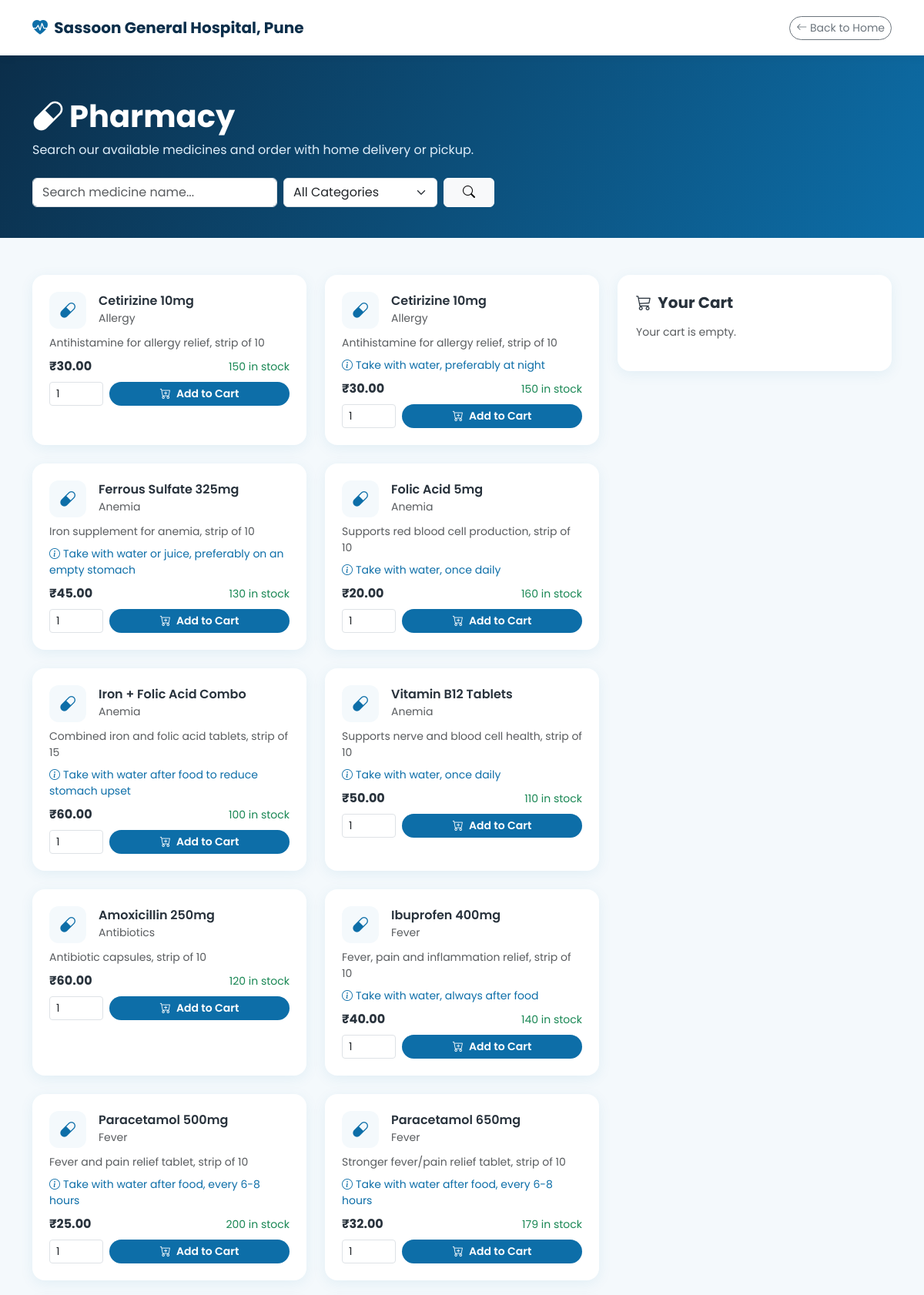
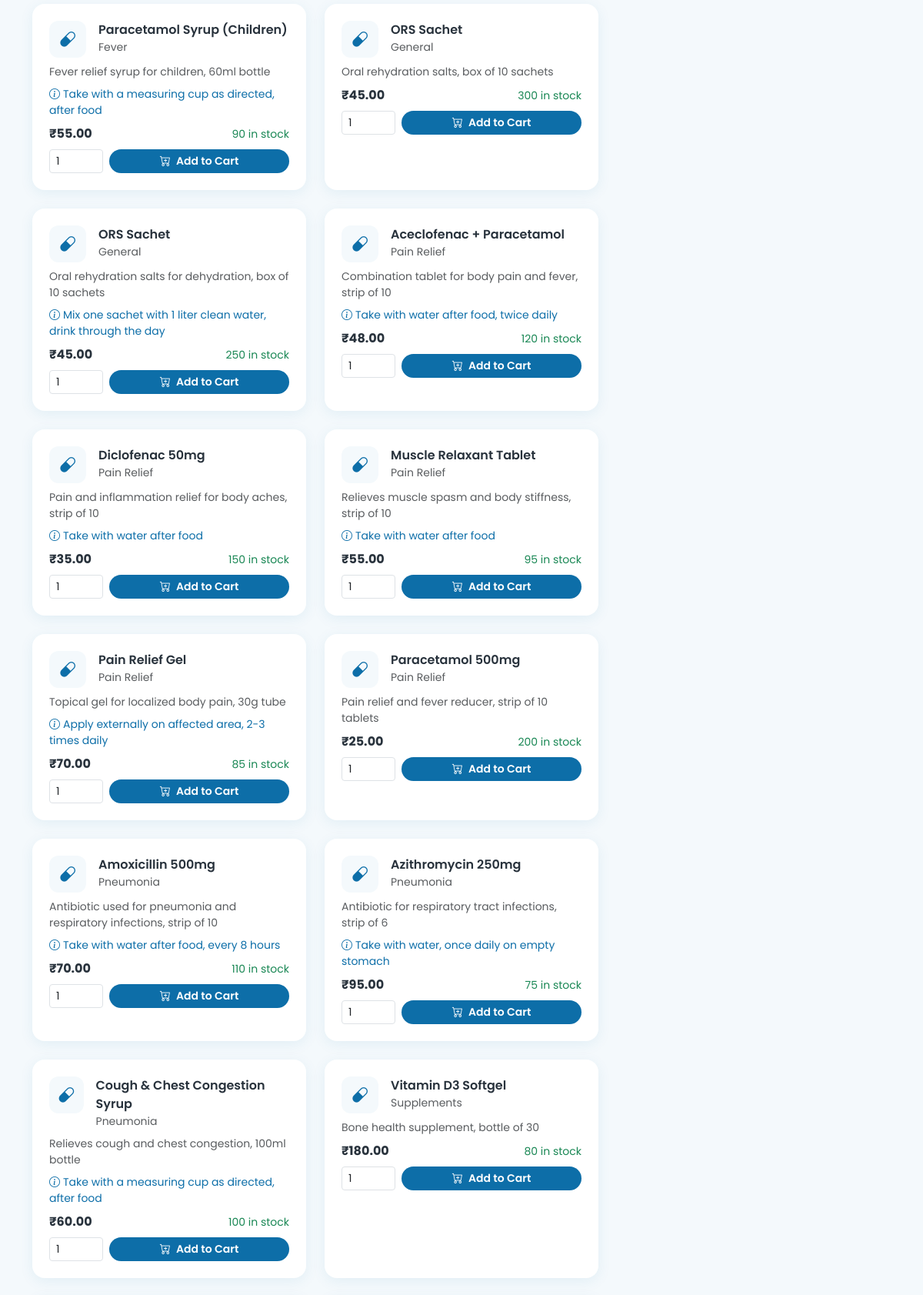
The page /pharmacy.php (upper part) on the database its author committed (2 pictures, top to bottom).
### tables this page shows
CREATE TABLE `medicines` (
  `id` int(10) UNSIGNED NOT NULL,
  `name` varchar(150) NOT NULL,
  `description` varchar(255) DEFAULT NULL,
  `dosage_instructions` varchar(150) DEFAULT NULL,
  `category` varchar(100) DEFAULT NULL,
  `price` decimal(10,2) NOT NULL,
  `stock_qty` int(10) UNSIGNED NOT NULL DEFAULT 0,
  `is_active` tinyint(1) NOT NULL DEFAULT 1,
  `created_at` timestamp NOT NULL DEFAULT current_timestamp()
);

### pharmacy.php (the view, shortened to what this page needs)
<?php
$query    = trim($_GET['q'] ?? '');
$category = trim($_GET['category'] ?? '');
$medicines = [];
try {
    $pdo = getDbConnection();
    $sql = 'SELECT * FROM medicines WHERE is_active = 1';
    $params = [];
    $sql .= ' ORDER BY category ASC, name ASC';
    $stmt = $pdo->prepare($sql);
    $stmt->execute($params);
    $medicines = $stmt->fetchAll();
} catch (Throwable $e) {
}
$cartItems = [];
?>
<!DOCTYPE html>
<html lang="en">
<head>
<link href="https://cdn.jsdelivr.net/npm/bootstrap@5.3.3/dist/css/bootstrap.min.css" rel="stylesheet">
<link rel="stylesheet" href="https://cdn.jsdelivr.net/npm/bootstrap-icons@1.11.3/font/bootstrap-icons.css">
</head>
<body>
<nav class="navbar navbar-expand-lg sticky-top py-3">
  <div class="container">
    <a class="navbar-brand" href="index.php"><i class="bi bi-heart-pulse-fill me-1"></i> <?= htmlspecialchars(HOSPITAL_NAME) ?></a>
    <a href="index.php" class="btn btn-outline-secondary rounded-pill btn-sm"><i class="bi bi-arrow-left"></i> Back to Home</a>
  </div>
</nav>
<header class="page-header">
  <div class="container">
    <h1 class="fw-bold mb-2"><i class="bi bi-capsule me-2"></i>Pharmacy</h1>
    <p class="mb-4" style="color:#dfeefa;">Search our available medicines and order with home delivery or pickup.</p>
    <form method="GET" class="d-flex gap-2 flex-wrap" style="max-width:600px;">
      <input type="text" name="q" class="form-control" placeholder="Search medicine name..." value="<?= htmlspecialchars($query) ?>" style="flex:1 1 220px;">
      <select name="category" class="form-select" style="flex:0 1 200px;" onchange="this.form.submit()">
        <option value="">All Categories</option>
      </select>
      <button class="btn btn-light fw-semibold px-4" type="submit"><i class="bi bi-search"></i></button>
    </form>
  </div>
</header>
<div class="container py-5">
  <div class="row g-4">
    <div class="col-lg-8">
      <?php if (!$medicines): ?>
        <p class="text-muted">No medicines found<?= $query ? ' for "' . htmlspecialchars($query) . '"' : '' ?><?= $category ? ' in "' . htmlspecialchars($category) . '"' : '' ?>.</p>
      <?php else: ?>
        <div class="row g-4">
          <?php foreach ($medicines as $m): ?>
            <div class="col-md-6">
              <div class="med-card">
                <div class="d-flex align-items-start gap-3 mb-2">
                  <div class="med-icon"><i class="bi bi-capsule"></i></div>
                  <div>
                    <div class="fw-semibold"><?= htmlspecialchars($m['name']) ?></div>
                    <?php if ($m['category']): ?><div class="text-muted small"><?= htmlspecialchars($m['category']) ?></div><?php endif; ?>
                  </div>
                </div>
                <?php if ($m['description']): ?><p class="text-muted small mb-2"><?= htmlspecialchars($m['description']) ?></p><?php endif; ?>
                <?php if (!empty($m['dosage_instructions'])): ?>
                  <p class="small mb-2" style="color:var(--brand-primary);"><i class="bi bi-info-circle me-1"></i><?= htmlspecialchars($m['dosage_instructions']) ?></p>
                <?php endif; ?>
                <div class="d-flex justify-content-between align-items-center mb-2">
                  <span class="fw-bold">₹<?= number_format((float)$m['price'], 2) ?></span>
                  <span class="small <?= $m['stock_qty'] > 0 ? 'text-success' : 'text-danger' ?>">
                    <?= $m['stock_qty'] > 0 ? $m['stock_qty'] . ' in stock' : 'Out of stock' ?>
                  </span>
                </div>
                <?php if ($m['stock_qty'] > 0): ?>
                <form method="POST" action="pharmacy.php?q=<?= urlencode($query) ?>&category=<?= urlencode($category) ?>" class="d-flex gap-2">
                  <input type="number" name="quantity" value="1" min="1" max="<?= (int)$m['stock_qty'] ?>" class="form-control form-control-sm" style="width:70px;">
                  <button type="submit" class="btn btn-brand btn-sm rounded-pill flex-grow-1"><i class="bi bi-cart-plus me-1"></i> Add to Cart</button>
                </form>
                <?php else: ?>
                  <button class="btn btn-secondary btn-sm rounded-pill w-100" disabled>Out of Stock</button>
                <?php endif; ?>
              </div>
            </div>
          <?php endforeach; ?>
        </div>
      <?php endif; ?>
    </div>
    <div class="col-lg-4">
      <div class="cart-box">
        <h5 class="fw-bold mb-3"><i class="bi bi-cart3 me-1"></i> Your Cart</h5>
        <?php if (!$cartItems): ?>
          <p class="text-muted small">Your cart is empty.</p>
        <?php endif; ?>
      </div>
    </div>
  </div>
</div>
</body>
</html>

### pharmacy.php (style rules this page uses)
:root { --brand-primary:#0d6ea8; --brand-secondary:#12b8a6; --brand-dark:#0b2e4a; --brand-light:#f4f9fc; }
body { font-family:'Poppins', sans-serif; color:#28323c; background:var(--brand-light); }
.navbar { background:#fff; box-shadow:0 2px 12px rgba(0,0,0,.06); }
.navbar-brand { font-weight:700; color:var(--brand-dark)!important; }
.navbar-brand i { color:var(--brand-primary); }
.page-header { background:linear-gradient(120deg, var(--brand-dark) 0%, var(--brand-primary) 100%); color:#fff; padding:55px 0 40px; }
.med-card { border:none; border-radius:16px; padding:22px; height:100%; box-shadow:0 4px 18px rgba(13,110,168,.08); background:#fff; }
.med-icon { width:48px; height:48px; border-radius:12px; background:var(--brand-light); color:var(--brand-primary); display:flex; align-items:center; justify-content:center; font-size:1.3rem; }
.cart-box { background:#fff; border-radius:16px; padding:24px; box-shadow:0 4px 18px rgba(13,110,168,.08); position:sticky; top:90px; }
.btn-brand { background:var(--brand-primary); border:none; color:#fff; font-weight:600; }

### rows shown on the page
medicines: name "Cetirizine 10mg", category "Allergy", description "Antihistamine for allergy relief, strip of 10", price "30.00", stock_qty "150"
medicines: name "Cetirizine 10mg", category "Allergy", description "Antihistamine for allergy relief, strip of 10", dosage_instructions "Take with water, preferably at night", price "30.00", stock_qty "150"
medicines: name "Ferrous Sulfate 325mg", category "Anemia", description "Iron supplement for anemia, strip of 10", dosage_instructions "Take with water or juice, preferably on an empty stomach", price "45.00", stock_qty "130"
medicines: name "Folic Acid 5mg", category "Anemia", description "Supports red blood cell production, strip of 10", dosage_instructions "Take with water, once daily", price "20.00", stock_qty "160"
medicines: name "Iron + Folic Acid Combo", category "Anemia", description "Combined iron and folic acid tablets, strip of 15", dosage_instructions "Take with water after food to reduce stomach upset", price "60.00", stock_qty "100"
medicines: name "Vitamin B12 Tablets", category "Anemia", description "Supports nerve and blood cell health, strip of 10", dosage_instructions "Take with water, once daily", price "50.00", stock_qty "110"
medicines: name "Amoxicillin 250mg", category "Antibiotics", description "Antibiotic capsules, strip of 10", price "60.00", stock_qty "120"
medicines: name "Ibuprofen 400mg", category "Fever", description "Fever, pain and inflammation relief, strip of 10", dosage_instructions "Take with water, always after food", price "40.00", stock_qty "140"
medicines: name "Paracetamol 500mg", category "Fever", description "Fever and pain relief tablet, strip of 10", dosage_instructions "Take with water after food, every 6-8 hours", price "25.00", stock_qty "200"
medicines: name "Paracetamol 650mg", category "Fever", description "Stronger fever/pain relief tablet, strip of 10", dosage_instructions "Take with water after food, every 6-8 hours", price "32.00", stock_qty "179"
medicines: name "Paracetamol Syrup (Children)", category "Fever", description "Fever relief syrup for children, 60ml bottle", dosage_instructions "Take with a measuring cup as directed, after food", price "55.00", stock_qty "90"
medicines: name "ORS Sachet", category "General", description "Oral rehydration salts, box of 10 sachets", price "45.00", stock_qty "300"
medicines: name "ORS Sachet", category "General", description "Oral rehydration salts for dehydration, box of 10 sachets", dosage_instructions "Mix one sachet with 1 liter clean water, drink through the day", price "45.00", stock_qty "250"
medicines: name "Aceclofenac + Paracetamol", category "Pain Relief", description "Combination tablet for body pain and fever, strip of 10", dosage_instructions "Take with water after food, twice daily", price "48.00", stock_qty "120"
medicines: name "Diclofenac 50mg", category "Pain Relief", description "Pain and inflammation relief for body aches, strip of 10", dosage_instructions "Take with water after food", price "35.00", stock_qty "150"
medicines: name "Muscle Relaxant Tablet", category "Pain Relief", description "Relieves muscle spasm and body stiffness, strip of 10", dosage_instructions "Take with water after food", price "55.00", stock_qty "95"
medicines: name "Pain Relief Gel", category "Pain Relief", description "Topical gel for localized body pain, 30g tube", dosage_instructions "Apply externally on affected area, 2-3 times daily", price "70.00", stock_qty "85"
medicines: name "Paracetamol 500mg", category "Pain Relief", description "Pain relief and fever reducer, strip of 10 tablets", price "25.00", stock_qty "200"
medicines: name "Amoxicillin 500mg", category "Pneumonia", description "Antibiotic used for pneumonia and respiratory infections, strip of 10", dosage_instructions "Take with water after food, every 8 hours", price "70.00", stock_qty "110"
medicines: name "Azithromycin 250mg", category "Pneumonia", description "Antibiotic for respiratory tract infections, strip of 6", dosage_instructions "Take with water, once daily on empty stomach", price "95.00", stock_qty "75"
medicines: name "Cough & Chest Congestion Syrup", category "Pneumonia", description "Relieves cough and chest congestion, 100ml bottle", dosage_instructions "Take with a measuring cup as directed, after food", price "60.00", stock_qty "100"
medicines: name "Vitamin D3 Softgel", category "Supplements", description "Bone health supplement, bottle of 30", price "180.00", stock_qty "80"

### other values the page prints
HOSPITAL_NAME "Sassoon General Hospital, Pune"
